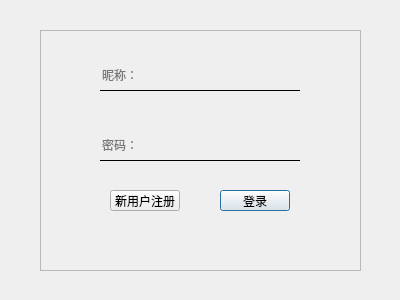
<?xml version="1.0" encoding="UTF-8"?>
<ui version="4.0">
 <class>registration</class>
 <widget class="QDialog" name="registration">
  <property name="geometry">
   <rect>
    <x>0</x>
    <y>0</y>
    <width>400</width>
    <height>300</height>
   </rect>
  </property>
  <property name="windowTitle">
   <string>读者用户登录</string>
  </property>
  <widget class="QFrame" name="frame">
   <property name="geometry">
    <rect>
     <x>40</x>
     <y>30</y>
     <width>321</width>
     <height>241</height>
    </rect>
   </property>
   <property name="frameShape">
    <enum>QFrame::Shape::StyledPanel</enum>
   </property>
   <property name="frameShadow">
    <enum>QFrame::Shadow::Raised</enum>
   </property>
   <widget class="QLineEdit" name="accout">
    <property name="geometry">
     <rect>
      <x>60</x>
      <y>30</y>
      <width>200</width>
      <height>31</height>
     </rect>
    </property>
    <property name="minimumSize">
     <size>
      <width>200</width>
      <height>30</height>
     </size>
    </property>
    <property name="styleSheet">
     <string notr="true">QLineEdit{
	background-color:rgba(255,255,255,0);
	border:none;
	border-bottom:1px solid black;}</string>
    </property>
    <property name="echoMode">
     <enum>QLineEdit::EchoMode::Normal</enum>
    </property>
    <property name="placeholderText">
     <string>昵称：</string>
    </property>
   </widget>
   <widget class="QLineEdit" name="password">
    <property name="geometry">
     <rect>
      <x>60</x>
      <y>100</y>
      <width>200</width>
      <height>31</height>
     </rect>
    </property>
    <property name="minimumSize">
     <size>
      <width>200</width>
      <height>30</height>
     </size>
    </property>
    <property name="styleSheet">
     <string notr="true">QLineEdit{
	background-color:rgba(255,255,255,0);
	border:none;
	border-bottom:1px solid black;}</string>
    </property>
    <property name="echoMode">
     <enum>QLineEdit::EchoMode::Password</enum>
    </property>
    <property name="placeholderText">
     <string>密码：</string>
    </property>
   </widget>
   <widget class="QPushButton" name="pushButton">
    <property name="geometry">
     <rect>
      <x>180</x>
      <y>160</y>
      <width>70</width>
      <height>21</height>
     </rect>
    </property>
    <property name="minimumSize">
     <size>
      <width>70</width>
      <height>20</height>
     </size>
    </property>
    <property name="text">
     <string>登录</string>
    </property>
   </widget>
   <widget class="QPushButton" name="reg">
    <property name="geometry">
     <rect>
      <x>70</x>
      <y>160</y>
      <width>70</width>
      <height>21</height>
     </rect>
    </property>
    <property name="minimumSize">
     <size>
      <width>70</width>
      <height>20</height>
     </size>
    </property>
    <property name="text">
     <string>新用户注册</string>
    </property>
   </widget>
  </widget>
 </widget>
 <resources/>
 <connections/>
</ui>
